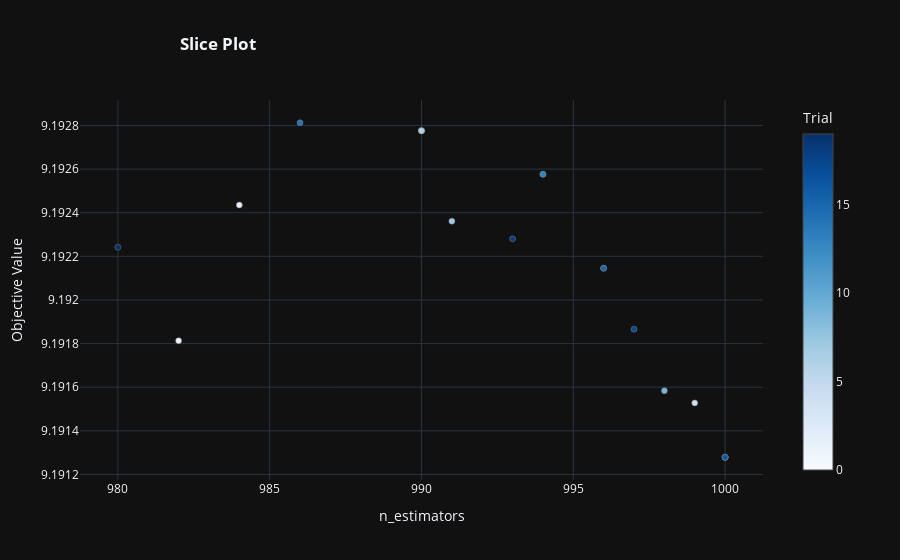

Notebook code cell kept with this figure:
### Code cell
fig = optuna.visualization.plot_slice(study)
fig.update_layout(template='plotly_dark', title='<b>Slice Plot', title_x=0.2)

### Figure 1 — Plotly figure (JSON) as saved in the notebook; plotly's stock layout.template omitted (floating-point values rounded to 4 significant figures)
{"data": [{"marker": {"color": [0, 1, 2, 3, 4, 5, 6, 7, 8, 9, 10, 11, 12, 13, 14, 15, 16, 17, 18, 19], "colorbar": {"title": {"text": "Trial"}, "x": 1, "xpad": 40}, "colorscale": [[0, "rgb(247,251,255)"], [0.125, "rgb(222,235,247)"], [0.25, "rgb(198,219,239)"], [0.375, "rgb(158,202,225)"], [0.5, "rgb(107,174,214)"], [0.625, "rgb(66,146,198)"], [0.75, "rgb(33,113,181)"], [0.875, "rgb(8,81,156)"], [1, "rgb(8,48,107)"]], "line": {"color": "Grey", "width": 0.5}}, "mode": "markers", "name": "Feasible Trial", "showlegend": false, "type": "scatter", "x": [1000, 982, 984, 990, 999, 990, 990, 991, 996, 998, 994, 1000, 1000, 994, 986, 996, 1000, 997, 993, 980], "y": [9.191, 9.192, 9.192, 9.193, 9.192, 9.193, 9.193, 9.192, 9.192, 9.192, 9.193, 9.191, 9.191, 9.193, 9.193, 9.192, 9.191, 9.192, 9.192, 9.192]}], "layout": {"title": {"text": "<b>Slice Plot", "x": 0.2}, "xaxis": {"title": {"text": "n_estimators"}}, "yaxis": {"title": {"text": "Objective Value"}}}}
